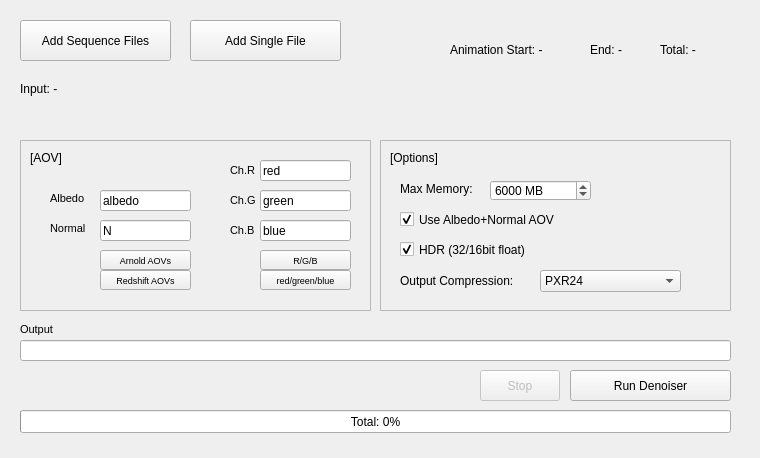
<?xml version="1.0" encoding="UTF-8"?>
<ui version="4.0">
 <class>MainWindow</class>
 <widget class="QMainWindow" name="MainWindow">
  <property name="geometry">
   <rect>
    <x>0</x>
    <y>0</y>
    <width>760</width>
    <height>458</height>
   </rect>
  </property>
  <property name="minimumSize">
   <size>
    <width>760</width>
    <height>458</height>
   </size>
  </property>
  <property name="maximumSize">
   <size>
    <width>760</width>
    <height>458</height>
   </size>
  </property>
  <property name="windowTitle">
   <string>OIDN-GUI</string>
  </property>
  <widget class="QWidget" name="centralwidget">
   <widget class="QFrame" name="frame_2">
    <property name="geometry">
     <rect>
      <x>380</x>
      <y>140</y>
      <width>351</width>
      <height>171</height>
     </rect>
    </property>
    <property name="frameShape">
     <enum>QFrame::StyledPanel</enum>
    </property>
    <property name="frameShadow">
     <enum>QFrame::Plain</enum>
    </property>
    <property name="lineWidth">
     <number>1</number>
    </property>
    <widget class="QSpinBox" name="spinBox_maxmem">
     <property name="geometry">
      <rect>
       <x>110</x>
       <y>40</y>
       <width>101</width>
       <height>21</height>
      </rect>
     </property>
     <property name="toolTip">
      <string>&lt;html&gt;&lt;head/&gt;&lt;body&gt;&lt;p&gt;approximate maximum amount of scratch memory to use in megabytes (actual memory usage may be higher)&lt;/p&gt;&lt;p&gt;limiting memory usage may cause slower denoising due to internally splitting the image into overlapping tiles, &lt;/p&gt;&lt;p&gt;but cannot cause the denoising to fail&lt;/p&gt;&lt;/body&gt;&lt;/html&gt;</string>
     </property>
     <property name="suffix">
      <string> MB</string>
     </property>
     <property name="prefix">
      <string/>
     </property>
     <property name="maximum">
      <number>512000</number>
     </property>
     <property name="singleStep">
      <number>100</number>
     </property>
     <property name="value">
      <number>6000</number>
     </property>
    </widget>
    <widget class="QLabel" name="label_4">
     <property name="geometry">
      <rect>
       <x>20</x>
       <y>40</y>
       <width>91</width>
       <height>18</height>
      </rect>
     </property>
     <property name="toolTip">
      <string>&lt;html&gt;&lt;head/&gt;&lt;body&gt;&lt;p&gt;approximate maximum amount of scratch memory to use in megabytes (actual memory usage may be higher)&lt;/p&gt;&lt;p&gt;limiting memory usage may cause slower denoising due to internally splitting the image into overlapping tiles, &lt;/p&gt;&lt;p&gt;but cannot cause the denoising to fail&lt;/p&gt;&lt;/body&gt;&lt;/html&gt;</string>
     </property>
     <property name="text">
      <string>Max Memory:</string>
     </property>
    </widget>
    <widget class="QLabel" name="label_10">
     <property name="geometry">
      <rect>
       <x>10</x>
       <y>10</y>
       <width>231</width>
       <height>16</height>
      </rect>
     </property>
     <property name="text">
      <string>[Options]</string>
     </property>
    </widget>
    <widget class="QCheckBox" name="checkBox_useaovs">
     <property name="geometry">
      <rect>
       <x>20</x>
       <y>70</y>
       <width>181</width>
       <height>19</height>
      </rect>
     </property>
     <property name="font">
      <font>
       <pointsize>9</pointsize>
      </font>
     </property>
     <property name="toolTip">
      <string>improve the denoising quality, preserving more details in the image.</string>
     </property>
     <property name="toolTipDuration">
      <number>-1</number>
     </property>
     <property name="statusTip">
      <string/>
     </property>
     <property name="text">
      <string>Use Albedo+Normal AOV</string>
     </property>
     <property name="checked">
      <bool>true</bool>
     </property>
    </widget>
    <widget class="QCheckBox" name="checkBox_hdr">
     <property name="geometry">
      <rect>
       <x>20</x>
       <y>100</y>
       <width>161</width>
       <height>19</height>
      </rect>
     </property>
     <property name="font">
      <font>
       <pointsize>9</pointsize>
      </font>
     </property>
     <property name="toolTip">
      <string>improve the denoising quality, preserving more details in the image.</string>
     </property>
     <property name="toolTipDuration">
      <number>-1</number>
     </property>
     <property name="statusTip">
      <string/>
     </property>
     <property name="text">
      <string>HDR (32/16bit float)</string>
     </property>
     <property name="checked">
      <bool>true</bool>
     </property>
    </widget>
    <widget class="QComboBox" name="comboBox_compress">
     <property name="geometry">
      <rect>
       <x>160</x>
       <y>130</y>
       <width>141</width>
       <height>22</height>
      </rect>
     </property>
     <item>
      <property name="text">
       <string>PXR24</string>
      </property>
     </item>
     <item>
      <property name="text">
       <string>Zip</string>
      </property>
     </item>
     <item>
      <property name="text">
       <string>Zip (Scanline)</string>
      </property>
     </item>
     <item>
      <property name="text">
       <string>PIZ</string>
      </property>
     </item>
     <item>
      <property name="text">
       <string>RLE</string>
      </property>
     </item>
    </widget>
    <widget class="QLabel" name="label">
     <property name="geometry">
      <rect>
       <x>20</x>
       <y>130</y>
       <width>141</width>
       <height>22</height>
      </rect>
     </property>
     <property name="text">
      <string>Output Compression:</string>
     </property>
    </widget>
   </widget>
   <widget class="QFrame" name="frame_3">
    <property name="geometry">
     <rect>
      <x>20</x>
      <y>140</y>
      <width>351</width>
      <height>171</height>
     </rect>
    </property>
    <property name="autoFillBackground">
     <bool>false</bool>
    </property>
    <property name="frameShape">
     <enum>QFrame::StyledPanel</enum>
    </property>
    <property name="frameShadow">
     <enum>QFrame::Plain</enum>
    </property>
    <property name="lineWidth">
     <number>1</number>
    </property>
    <widget class="QPushButton" name="pushButton_setArnoldAOV">
     <property name="geometry">
      <rect>
       <x>80</x>
       <y>110</y>
       <width>91</width>
       <height>20</height>
      </rect>
     </property>
     <property name="font">
      <font>
       <pointsize>7</pointsize>
      </font>
     </property>
     <property name="text">
      <string>Arnold AOVs</string>
     </property>
    </widget>
    <widget class="QPushButton" name="pushButton_setRedshiftAOV">
     <property name="geometry">
      <rect>
       <x>80</x>
       <y>130</y>
       <width>91</width>
       <height>20</height>
      </rect>
     </property>
     <property name="font">
      <font>
       <pointsize>7</pointsize>
      </font>
     </property>
     <property name="text">
      <string>Redshift AOVs</string>
     </property>
    </widget>
    <widget class="QLabel" name="label_6">
     <property name="geometry">
      <rect>
       <x>10</x>
       <y>10</y>
       <width>71</width>
       <height>16</height>
      </rect>
     </property>
     <property name="text">
      <string>[AOV]</string>
     </property>
    </widget>
    <widget class="QLabel" name="label_9">
     <property name="geometry">
      <rect>
       <x>30</x>
       <y>50</y>
       <width>51</width>
       <height>16</height>
      </rect>
     </property>
     <property name="font">
      <font>
       <pointsize>8</pointsize>
      </font>
     </property>
     <property name="text">
      <string>Albedo</string>
     </property>
    </widget>
    <widget class="QLabel" name="label_8">
     <property name="geometry">
      <rect>
       <x>30</x>
       <y>80</y>
       <width>51</width>
       <height>16</height>
      </rect>
     </property>
     <property name="font">
      <font>
       <pointsize>8</pointsize>
      </font>
     </property>
     <property name="text">
      <string>Normal</string>
     </property>
    </widget>
    <widget class="QLineEdit" name="lineEdit_layernameNormal">
     <property name="geometry">
      <rect>
       <x>80</x>
       <y>80</y>
       <width>91</width>
       <height>21</height>
      </rect>
     </property>
     <property name="toolTip">
      <string/>
     </property>
     <property name="text">
      <string>N</string>
     </property>
    </widget>
    <widget class="QLineEdit" name="lineEdit_layernameAlbedo">
     <property name="geometry">
      <rect>
       <x>80</x>
       <y>50</y>
       <width>91</width>
       <height>21</height>
      </rect>
     </property>
     <property name="toolTip">
      <string/>
     </property>
     <property name="text">
      <string>albedo</string>
     </property>
    </widget>
    <widget class="QLineEdit" name="lineEdit_channameR">
     <property name="geometry">
      <rect>
       <x>240</x>
       <y>20</y>
       <width>91</width>
       <height>21</height>
      </rect>
     </property>
     <property name="toolTip">
      <string/>
     </property>
     <property name="text">
      <string>red</string>
     </property>
    </widget>
    <widget class="QLabel" name="label_11">
     <property name="geometry">
      <rect>
       <x>210</x>
       <y>20</y>
       <width>31</width>
       <height>21</height>
      </rect>
     </property>
     <property name="font">
      <font>
       <pointsize>8</pointsize>
      </font>
     </property>
     <property name="text">
      <string>Ch.R</string>
     </property>
    </widget>
    <widget class="QLineEdit" name="lineEdit_channameG">
     <property name="geometry">
      <rect>
       <x>240</x>
       <y>50</y>
       <width>91</width>
       <height>21</height>
      </rect>
     </property>
     <property name="toolTip">
      <string/>
     </property>
     <property name="text">
      <string>green</string>
     </property>
    </widget>
    <widget class="QLabel" name="label_12">
     <property name="geometry">
      <rect>
       <x>210</x>
       <y>50</y>
       <width>31</width>
       <height>21</height>
      </rect>
     </property>
     <property name="font">
      <font>
       <pointsize>8</pointsize>
      </font>
     </property>
     <property name="text">
      <string>Ch.G</string>
     </property>
    </widget>
    <widget class="QLabel" name="label_13">
     <property name="geometry">
      <rect>
       <x>210</x>
       <y>80</y>
       <width>31</width>
       <height>21</height>
      </rect>
     </property>
     <property name="font">
      <font>
       <pointsize>8</pointsize>
      </font>
     </property>
     <property name="text">
      <string>Ch.B</string>
     </property>
    </widget>
    <widget class="QLineEdit" name="lineEdit_channameB">
     <property name="geometry">
      <rect>
       <x>240</x>
       <y>80</y>
       <width>91</width>
       <height>21</height>
      </rect>
     </property>
     <property name="toolTip">
      <string/>
     </property>
     <property name="text">
      <string>blue</string>
     </property>
    </widget>
    <widget class="QPushButton" name="pushButton_setChan_redgreenblue">
     <property name="geometry">
      <rect>
       <x>240</x>
       <y>130</y>
       <width>91</width>
       <height>20</height>
      </rect>
     </property>
     <property name="font">
      <font>
       <pointsize>7</pointsize>
      </font>
     </property>
     <property name="text">
      <string>red/green/blue</string>
     </property>
    </widget>
    <widget class="QPushButton" name="pushButton_setChan_RGB">
     <property name="geometry">
      <rect>
       <x>240</x>
       <y>110</y>
       <width>91</width>
       <height>20</height>
      </rect>
     </property>
     <property name="font">
      <font>
       <pointsize>7</pointsize>
      </font>
     </property>
     <property name="text">
      <string>R/G/B</string>
     </property>
    </widget>
   </widget>
   <widget class="QLabel" name="label_5">
    <property name="geometry">
     <rect>
      <x>20</x>
      <y>320</y>
      <width>41</width>
      <height>18</height>
     </rect>
    </property>
    <property name="font">
     <font>
      <pointsize>8</pointsize>
     </font>
    </property>
    <property name="text">
     <string>Output</string>
    </property>
   </widget>
   <widget class="QLineEdit" name="lineEdit_outputPath">
    <property name="geometry">
     <rect>
      <x>20</x>
      <y>340</y>
      <width>711</width>
      <height>21</height>
     </rect>
    </property>
   </widget>
   <widget class="QPushButton" name="pushButton_runDenoiser">
    <property name="geometry">
     <rect>
      <x>570</x>
      <y>370</y>
      <width>161</width>
      <height>31</height>
     </rect>
    </property>
    <property name="text">
     <string>Run Denoiser</string>
    </property>
    <property name="autoDefault">
     <bool>false</bool>
    </property>
    <property name="default">
     <bool>false</bool>
    </property>
    <property name="flat">
     <bool>false</bool>
    </property>
   </widget>
   <widget class="QProgressBar" name="progressBar_total">
    <property name="geometry">
     <rect>
      <x>20</x>
      <y>410</y>
      <width>711</width>
      <height>23</height>
     </rect>
    </property>
    <property name="value">
     <number>0</number>
    </property>
    <property name="format">
     <string>Total: %p%</string>
    </property>
   </widget>
   <widget class="QLabel" name="label_animStart">
    <property name="geometry">
     <rect>
      <x>450</x>
      <y>40</y>
      <width>141</width>
      <height>19</height>
     </rect>
    </property>
    <property name="text">
     <string>Animation Start: -</string>
    </property>
   </widget>
   <widget class="QLabel" name="label_animEnd">
    <property name="geometry">
     <rect>
      <x>590</x>
      <y>40</y>
      <width>71</width>
      <height>19</height>
     </rect>
    </property>
    <property name="text">
     <string>End: -</string>
    </property>
   </widget>
   <widget class="QLabel" name="label_animTotal">
    <property name="geometry">
     <rect>
      <x>660</x>
      <y>40</y>
      <width>71</width>
      <height>19</height>
     </rect>
    </property>
    <property name="text">
     <string>Total: -</string>
    </property>
   </widget>
   <widget class="QPushButton" name="pushButton_addSingleFile">
    <property name="geometry">
     <rect>
      <x>190</x>
      <y>20</y>
      <width>151</width>
      <height>41</height>
     </rect>
    </property>
    <property name="text">
     <string>Add Single File</string>
    </property>
   </widget>
   <widget class="QPushButton" name="pushButton_addSequenceFiles">
    <property name="geometry">
     <rect>
      <x>20</x>
      <y>20</y>
      <width>151</width>
      <height>41</height>
     </rect>
    </property>
    <property name="text">
     <string>Add Sequence Files</string>
    </property>
   </widget>
   <widget class="QLabel" name="label_inputPath">
    <property name="geometry">
     <rect>
      <x>20</x>
      <y>80</y>
      <width>711</width>
      <height>18</height>
     </rect>
    </property>
    <property name="text">
     <string>Input: -</string>
    </property>
   </widget>
   <widget class="QLabel" name="label_stats">
    <property name="geometry">
     <rect>
      <x>20</x>
      <y>380</y>
      <width>301</width>
      <height>16</height>
     </rect>
    </property>
    <property name="text">
     <string/>
    </property>
   </widget>
   <widget class="QPushButton" name="pushButton_stop">
    <property name="enabled">
     <bool>false</bool>
    </property>
    <property name="geometry">
     <rect>
      <x>480</x>
      <y>370</y>
      <width>80</width>
      <height>31</height>
     </rect>
    </property>
    <property name="text">
     <string>Stop</string>
    </property>
    <property name="flat">
     <bool>false</bool>
    </property>
   </widget>
  </widget>
  <widget class="QStatusBar" name="statusbar">
   <property name="enabled">
    <bool>true</bool>
   </property>
   <property name="toolTip">
    <string/>
   </property>
   <property name="statusTip">
    <string/>
   </property>
   <property name="autoFillBackground">
    <bool>true</bool>
   </property>
   <property name="sizeGripEnabled">
    <bool>false</bool>
   </property>
  </widget>
  <action name="actionAbout">
   <property name="text">
    <string>About</string>
   </property>
  </action>
  <action name="actionQuit">
   <property name="text">
    <string>Quit</string>
   </property>
  </action>
 </widget>
 <resources/>
 <connections/>
</ui>
